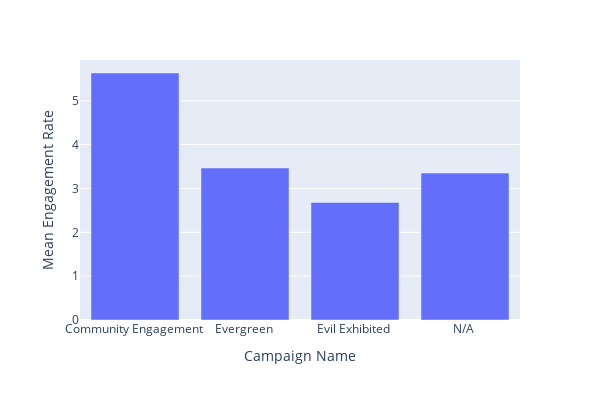

Here is the notebook cell this chart was saved with:
### Code cell
# Calculate the mean engagement rate
mean_engagement = df_filtered.groupby(['Campaign Name'])['Engagement Rate'].mean().reset_index()


fig = px.bar(mean_engagement,
              x="Campaign Name",
              y="Engagement Rate",
              width=600,
              height=400)
    
fig.update_layout(
    yaxis_title="Mean Engagement Rate"
)

fig.show()

### Figure 1 — Plotly figure (JSON) as saved in the notebook; plotly's stock layout.template omitted (floating-point values rounded to 4 significant figures)
{"data": [{"alignmentgroup": "True", "hovertemplate": "Campaign Name=%{x}<br>Engagement Rate=%{y}<extra></extra>", "legendgroup": "", "marker": {"color": "#636efa", "pattern": {"shape": ""}}, "name": "", "offsetgroup": "", "orientation": "v", "showlegend": false, "textposition": "auto", "type": "bar", "x": ["Community Engagement ", "Evergreen ", "Evil Exhibited ", "N/A "], "xaxis": "x", "y": [5.635, 3.467, 2.682, 3.351], "yaxis": "y"}], "layout": {"barmode": "relative", "height": 400, "legend": {"tracegroupgap": 0}, "margin": {"t": 60}, "width": 600, "xaxis": {"anchor": "y", "domain": [0, 1], "title": {"text": "Campaign Name"}}, "yaxis": {"anchor": "x", "domain": [0, 1], "title": {"text": "Mean Engagement Rate"}}}}
